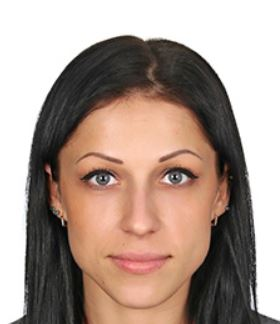
#> input picture img/12.jpg, 280 x 324 px, found by its file name
$ python source.py
#> lines starting #> are read from the running program, lines starting #| are printed output that depends on the picture; after the words box and inside, x2 and y2 are one past the last pixel; in counts of white or black regions, pixels touching at a corner belong together
import numpy as np
import imutils
import cv2


file_name="12.jpg"

cascadePath = "haarcascade_frontalface_default.xml"
faceCascade = cv2.CascadeClassifier(cascadePath)

"""
The algorithm works best when a person is on a background that does not merge with his hair. Also, the hair should not merge with the complexion.
"""

def get_head_mask(img):
    """
    Get the mask of the head
    Cuting  BG
    :param img: source image
    :return:   Returns the mask with the cut out BG
    """
    mask = np.zeros(img.shape[:2], np.uint8)
    bgdModel = np.zeros((1, 65), np.float64)
    fgdModel = np.zeros((1, 65), np.float64)
    faces = faceCascade.detectMultiScale(img, scaleFactor=1.1, minNeighbors=5, minSize=(50, 50))    # Find faces
    if len(faces) != 0:
        x, y, w, h = faces[0]
        (x, y, w, h) = (x - 40, y - 100, w + 80, h + 200)
        rect1 = (x, y, w, h)
        cv2.grabCut(img, mask, rect1, bgdModel, fgdModel, 5, cv2.GC_INIT_WITH_RECT)     #Crop BG around the head
    mask2 = np.where((mask == 2) | (mask == 0), 0, 1).astype('uint8')  # Take the mask from BG

    return mask2

def is_bold(pnt, hair_mask):
    """
    Check band or not
    :param pnt: The upper point of the head
    :param hair_mask: Mask with hair
    :return: True if Bald, else False
    """
    roi = hair_mask[pnt[1]:pnt[1] + 40, pnt[0] - 40:pnt[0] + 40]    # Select the rectangle under the top dot
    cnt = cv2.countNonZero(roi) # Count the number of non-zero points in this rectangle
    # If the number of points is less than 25%, then we think that the head is bald
    if cnt < 800:
        print("Bald human on phoro")
        return True
    else:
        print("Not Bold")
        return False


img1 = cv2.imread(file_name)     # Load image
#> img1 is the input picture: shape (324, 280, 3); mean B, G, R 143.6, 153.8, 173.3
img1 = imutils.resize(img1, height=500)     # We result in 500px in height
#> img1: shape (500, 432, 3)
mask = get_head_mask(img1)      # We get the mask of the head (without BG)
#> in get_head_mask, `faces = faceCascade.detectMultiScale(img, scaleFactor=1.1, minNeighbor..`: faces = [[75, 173, 278, 278]]
#> in get_head_mask, `x, y, w, h = faces[0]`: x = 75; y = 173; w = 278
#> in get_head_mask, `(x, y, w, h) = (x - 40, y - 100, w + 80, h + 200)`: x = 35; y = 73; w = 358; h = 478
#> in get_head_mask, `rect1 = (x, y, w, h)`: rect1 = (35, 73, 358, 478)
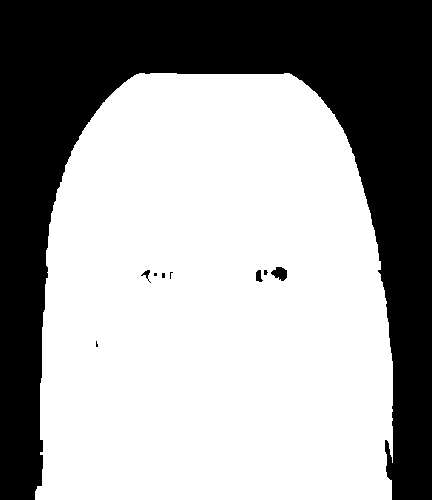
#> mask: shape (500, 432); values 0 (black) and 1 (white), 62.4% white; 9 black regions (5 under 20 px)

# Find the contours, take the largest one and memorize its upper point as the top of the head
cnts = cv2.findContours(mask,cv2.RETR_TREE,cv2.CHAIN_APPROX_SIMPLE)[1]
#> cnts = 12 contours, 6 with area under 20; largest, box (x1, y1, x2, y2) and area: (35, 73, 393, 500) 134407, (270, 266, 288, 282) 173, (255, 269, 264, 283) 73, (140, 269, 151, 280) 49, (263, 269, 269, 276) 23, (161, 272, 166, 279) 22
cnts = sorted(cnts, key=cv2.contourArea, reverse=True)
cnt=cnts[0]
#> cnt = contour of 305 points, box (x1, y1, x2, y2) (35, 73, 393, 500), area 134407
topmost = tuple(cnt[cnt[:,:,1].argmin()][0])
#> topmost = (139, 73)


# We remove the face by the color of the skin
lower = np.array([0, 0, 100], dtype="uint8")  # Lower limit of skin color
upper = np.array([255, 255, 255], dtype="uint8")  # Upper skin color limit
converted = cv2.cvtColor(img1, cv2.COLOR_BGR2HSV)   # We translate into HSV color format
#> converted: shape (500, 432, 3); mean H, S, V 13.5, 46.1, 173.4
skinMask = cv2.inRange(converted, lower, upper)     # Write a mask from places where the color is between the outside
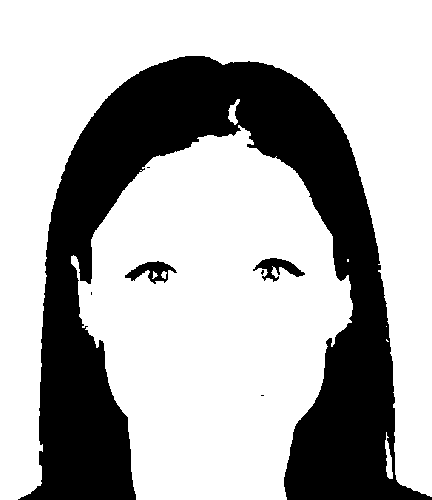
#> skinMask: shape (500, 432); 69.4% white; 7 black regions (4 under 20 px), largest, box (x1, y1, x2, y2) and area: (18, 56, 432, 500) 64976, (125, 261, 177, 284) 547, (253, 258, 305, 282) 526
mask[skinMask == 255] = 0   # We remove the face mask from the mask of the head
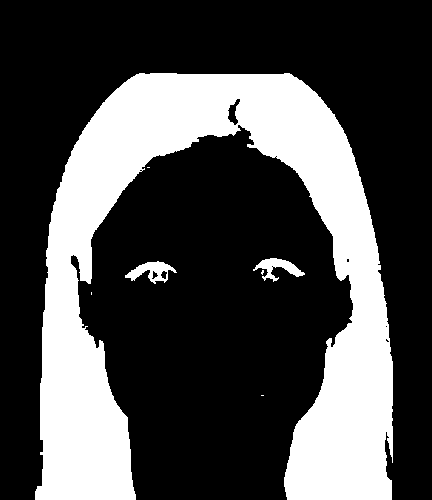
#> mask: shape (500, 432); values 0 (black) and 1 (white), 29.3% white; 7 white regions (4 under 20 px), largest, box (x1, y1, x2, y2) and area: (35, 73, 393, 500) 62316, (125, 261, 177, 284) 545, (253, 258, 305, 282) 503

kernel1 = cv2.getStructuringElement(cv2.MORPH_ELLIPSE, (3, 3))
mask = cv2.dilate(mask, kernel1, iterations=1)
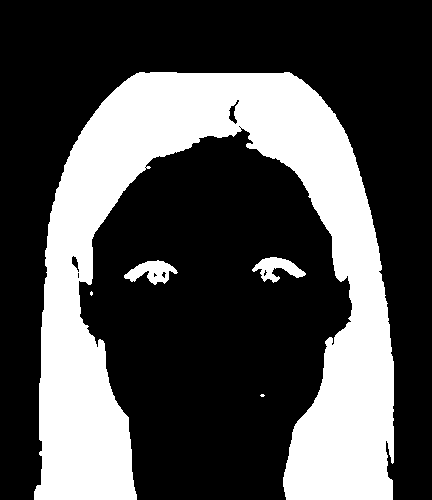
#> mask: shape (500, 432); values 0 (black) and 1 (white), 30.5% white; 5 white regions (2 under 20 px), largest, box (x1, y1, x2, y2) and area: (34, 72, 394, 500) 64518, (124, 260, 178, 285) 718, (252, 257, 306, 283) 677
i1 = cv2.bitwise_and(img1, img1, mask=mask)
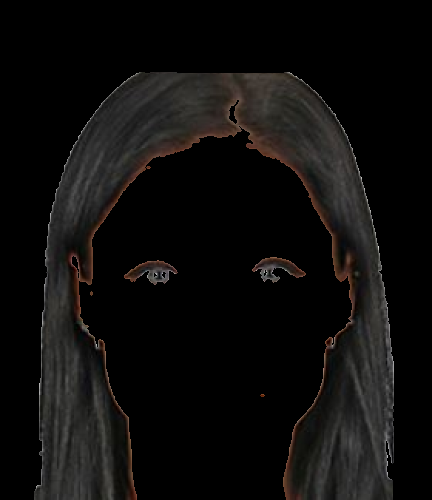
#> i1: shape (500, 432, 3); mean B, G, R 12.5, 13.4, 14.5


# If the head is bald, then we deduce that the bald head shows the coordinates of the top point of the head
if is_bold(topmost,mask):
#> in is_bold, `roi = hair_mask[pnt[1]:pnt[1] + 40, pnt[0] - 40:pnt[0] + 40]`:
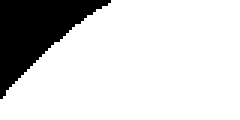
#> roi: shape (40, 80) (shown 3 times larger); values 0 (black) and 1 (white), 82.4% white; 1 black region
#> in is_bold, `cnt = cv2.countNonZero(roi)`: cnt = 2638
    cv2.rectangle(img1,topmost,topmost,(0,0,255),5)
    print(topmost)

# Otherwise we write that we are not bald and display the coordinates of the largest contour
else:
    cnts = cv2.findContours(mask.copy(), cv2.RETR_TREE, cv2.CHAIN_APPROX_SIMPLE)[1]
#> cnts = 14 contours, 8 with area under 20; largest, box (x1, y1, x2, y2) and area: (34, 72, 394, 500) 63566, (124, 260, 178, 285) 674, (252, 257, 306, 283) 615, (228, 99, 240, 125) 120, (71, 255, 80, 273) 72, (161, 271, 167, 279) 20
    cnts = sorted(cnts, key=cv2.contourArea, reverse=True)
    cv2.drawContours(img1,[cnts[0]],-1,(0,0,255),2)
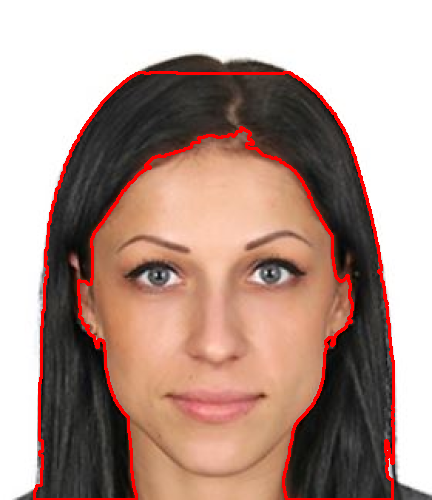
#> img1: shape (500, 432, 3); mean B, G, R 140.8, 150.7, 178.6
    for c in cnts[0]:
        print(c)
#> this loop made 730 passes
#> c on passes 1 to 3: [[139, 72]], [[138, 73]], [[136, 73]]
#| [[139  72]]
#| [[138  73]]
#| [[136  73]]
#| [[134  75]]
#| [[133  75]]
#| [[132  76]]
#| [[131  76]]
#| [[129  78]]
#> (further printed lines are left out)

# Display the image in a loop
while True:
    cv2.imshow("image1", img1)
    # Exit to Esc
    if cv2.waitKey(5) == 27:
#> (key Esc is pressed here)
        break

$ run again, with img/11.jpg copied over img/12.jpg
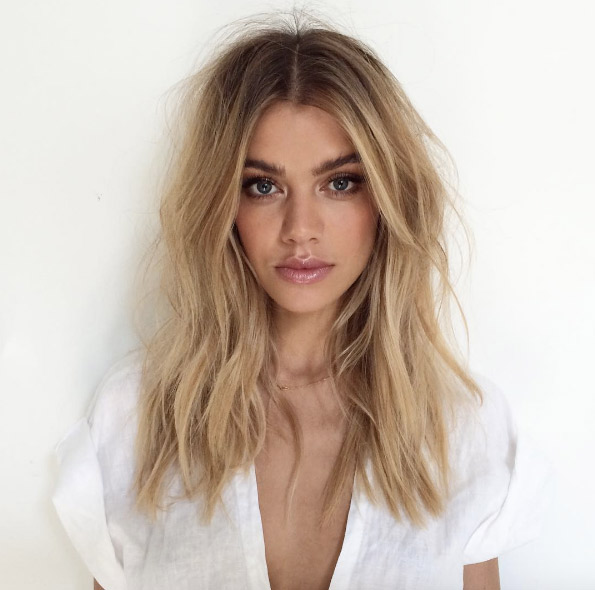
#> input picture img/11.jpg, 595 x 590 px, found by its file name
#> img1 is the input picture: shape (590, 595, 3); mean B, G, R 178.7, 189.5, 203.5
#> faces = [[175, 102, 159, 159]]
#> in get_head_mask, `x, y, w, h = faces[0]`: x = 175; y = 102; w = 159
#> in get_head_mask, `(x, y, w, h) = (x - 40, y - 100, w + 80, h + 200)`: x = 135; y = 2; w = 239; h = 359
#> rect1 = (135, 2, 239, 359)
#> `mask = get_head_mask(img1)`:
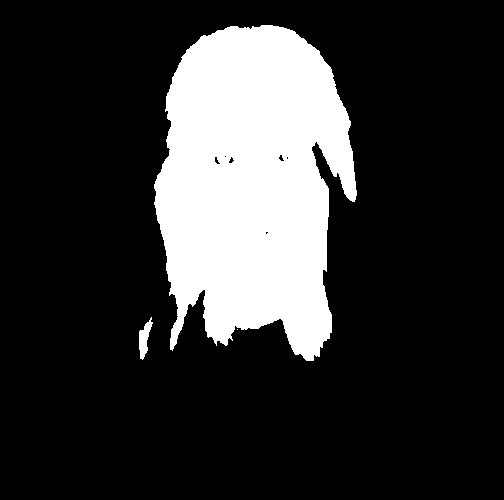
#> mask: shape (500, 504); values 0 (black) and 1 (white), 19.8% white; 3 white regions (1 under 20 px)
#> `cnts = cv2.findContours(mask,cv2.RETR_TREE,cv2.CHAIN_APPROX_SIMPLE)[1]`: cnts = 9 contours, 4 with area under 20; largest, box (x1, y1, x2, y2) and area: (154, 25, 357, 361) 49140, (139, 317, 153, 360) 252, (214, 156, 221, 165) 26, (278, 154, 285, 162) 24, (228, 156, 235, 164) 24
#> `cnt=cnts[0]`: cnt = contour of 548 points, box (x1, y1, x2, y2) (154, 25, 357, 361), area 49140
#> topmost = (261, 25)
#> converted: shape (500, 504, 3); mean H, S, V 33.4, 43.2, 204.2
#> skinMask: shape (500, 504); 95.5% white; 100 black regions (81 under 20 px), largest, box (x1, y1, x2, y2) and area: (184, 26, 323, 135) 6589, (285, 178, 329, 268) 831, (196, 186, 236, 280) 636
#> roi: shape (40, 80); values 0 (black) and 1 (white), 88% white; 7 black regions (4 under 20 px)
#> in is_bold, `cnt = cv2.countNonZero(roi)`: cnt = 2815
#> `cnts = cv2.findContours(mask.copy(), cv2.RETR_TREE, cv2.CHAIN_APPROX_S..`: cnts = 88 contours, 71 with area under 20; largest, box (x1, y1, x2, y2) and area: (175, 25, 324, 139) 7576, (288, 234, 318, 340) 1406, (284, 177, 330, 269) 1034, (191, 185, 237, 281) 922, (203, 147, 241, 170) 528
#> `cv2.drawContours(img1,[cnts[0]],-1,(0,0,255),2)`:
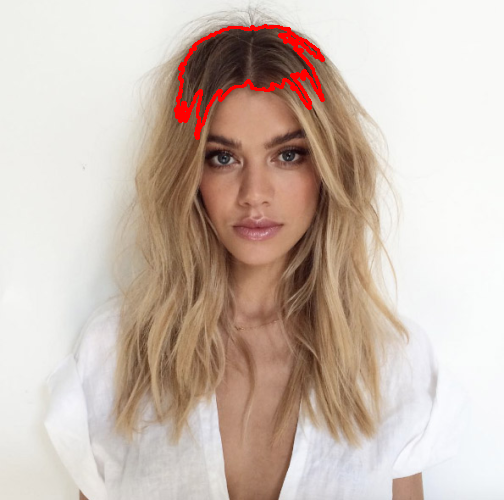
#> img1: shape (500, 504, 3); mean B, G, R 177.9, 188.6, 205.2
#> the loop `for c in cnts[0]:` made 494 passes
#> c on passes 1 to 3: [[265, 25]], [[264, 26]], [[263, 26]]
#> (printed output is left out)

$ run again, with img/3.jpg copied over img/12.jpg
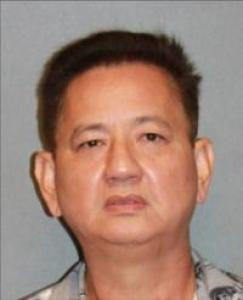
#> input picture img/3.jpg, 243 x 300 px, found by its file name
#> img1 is the input picture: shape (300, 243, 3); mean B, G, R 116.5, 129.2, 158.6
#> faces = [[69, 131, 271, 271]]
#> in get_head_mask, `x, y, w, h = faces[0]`: x = 69; y = 131; w = 271
#> in get_head_mask, `(x, y, w, h) = (x - 40, y - 100, w + 80, h + 200)`: x = 29; y = 31; w = 351; h = 471
#> rect1 = (29, 31, 351, 471)
#> `mask = get_head_mask(img1)`:
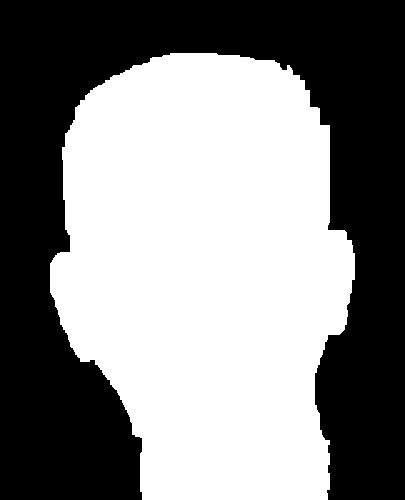
#> mask: shape (500, 405); values 0 (black) and 1 (white), 52.5% white; 1 black region
#> `cnts = cv2.findContours(mask,cv2.RETR_TREE,cv2.CHAIN_APPROX_SIMPLE)[1]`: cnts = 1 contour; box (x1, y1, x2, y2) and area: (50, 53, 355, 500) 105560
#> `cnt=cnts[0]`: cnt = contour of 354 points, box (x1, y1, x2, y2) (50, 53, 355, 500), area 105560
#> topmost = (170, 53)
#> converted: shape (500, 405, 3); mean H, S, V 33.6, 70.9, 159.7
#> skinMask: shape (500, 405); 88.8% white; 17 black regions (7 under 20 px), largest, box (x1, y1, x2, y2) and area: (62, 50, 336, 260) 19465, (72, 360, 147, 482) 1456, (50, 256, 87, 361) 630
#> roi: shape (40, 80); values 0 (black) and 1 (white), 92.1% white; 1 black region
#> in is_bold, `cnt = cv2.countNonZero(roi)`: cnt = 2948
#> `cnts = cv2.findContours(mask.copy(), cv2.RETR_TREE, cv2.CHAIN_APPROX_S..`: cnts = 10 contours, 2 with area under 20; largest, box (x1, y1, x2, y2) and area: (61, 52, 331, 261) 19440, (96, 359, 148, 468) 1044, (49, 255, 88, 362) 742, (243, 221, 263, 235) 170, (322, 439, 331, 465) 147, (144, 233, 163, 245) 120, (133, 239, 141, 245) 21, (317, 429, 322, 437) 20
#> `cv2.drawContours(img1,[cnts[0]],-1,(0,0,255),2)`:
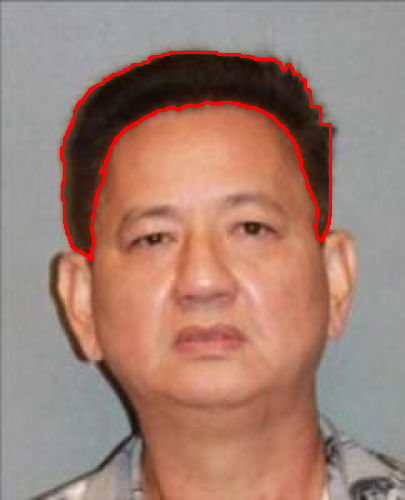
#> img1: shape (500, 405, 3); mean B, G, R 115.4, 127.8, 161.3
#> the loop `for c in cnts[0]:` made 347 passes
#> c on passes 1 to 3: [[170, 52]], [[168, 54]], [[163, 54]]
#> (printed output is left out)

$ run again, with img/4.jpg copied over img/12.jpg
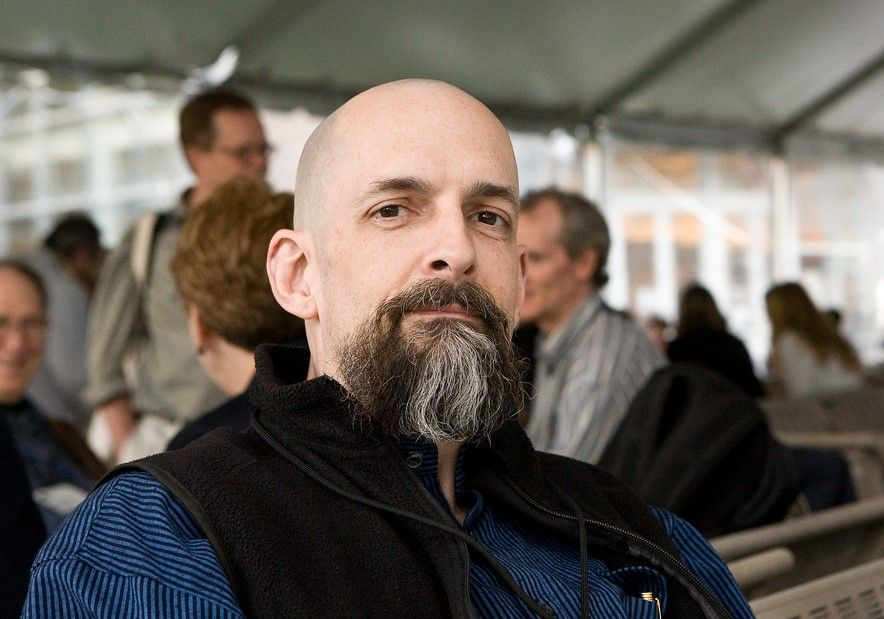
#> input picture img/4.jpg, 884 x 619 px, found by its file name
#> img1 is the input picture: shape (619, 884, 3); mean B, G, R 88.1, 95.4, 103.2
#> faces = [[248, 82, 227, 227]]
#> in get_head_mask, `x, y, w, h = faces[0]`: x = 248; y = 82; w = 227
#> in get_head_mask, `(x, y, w, h) = (x - 40, y - 100, w + 80, h + 200)`: x = 208; y = -18; w = 307; h = 427
#> rect1 = (208, -18, 307, 427)
#> cnts = 10 contours, 9 with area under 20; largest, box (x1, y1, x2, y2) and area: (215, 64, 492, 322) 45284
#> `cnt=cnts[0]`: cnt = contour of 376 points, box (x1, y1, x2, y2) (215, 64, 492, 322), area 45284
#> topmost = (325, 64)
#> converted: shape (500, 714, 3); mean H, S, V 34.5, 71, 107.3
#> skinMask: shape (500, 714); 51.4% white; 324 black regions (285 under 20 px), largest, box (x1, y1, x2, y2) and area: (0, 147, 714, 500) 137347, (0, 0, 443, 122) 16426, (360, 0, 714, 126) 9559
#> `i1 = cv2.bitwise_and(img1, img1, mask=mask)`:
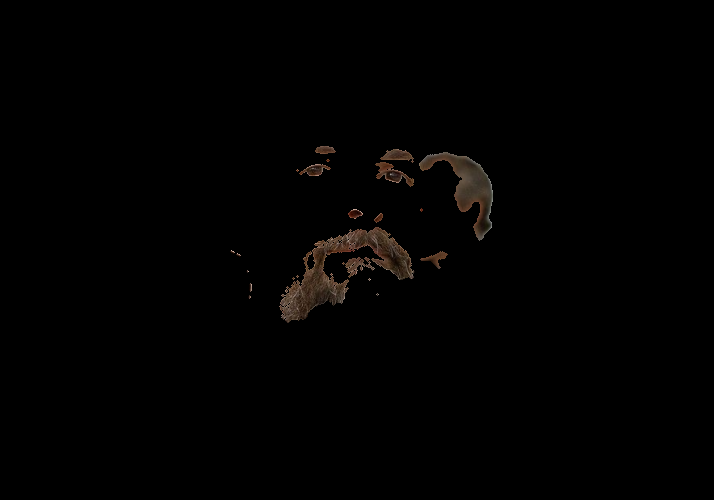
#> i1: shape (500, 714, 3); mean B, G, R 1.1, 1.4, 1.9
#> roi: shape (40, 80); every value is 0
#> in is_bold, `cnt = cv2.countNonZero(roi)`: cnt = 0
#| (325, 64)
